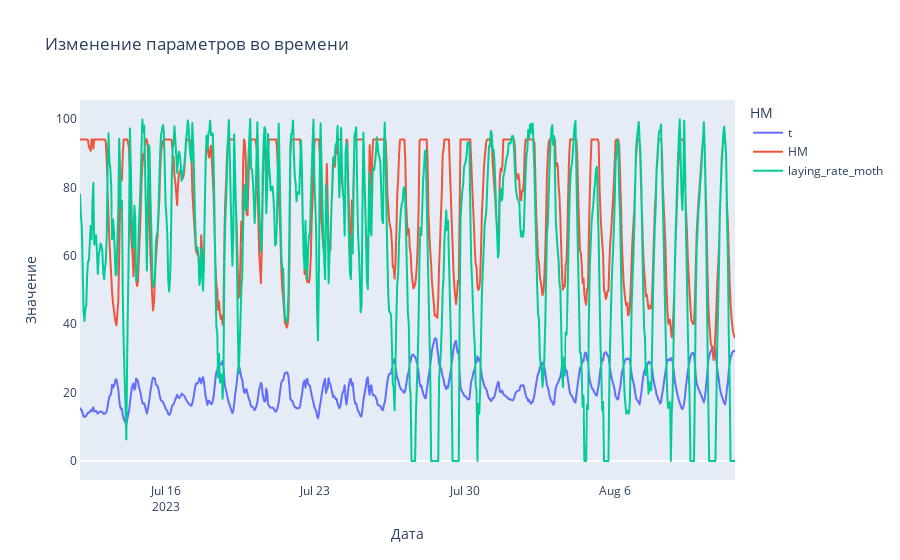

Notebook source saved alongside this figure:
### Code cell
# Построение графика с использованием Plotly Express
fig = px.line(df, x='date', y=[ 't', 'HM', 'laying_rate_moth'], title='Изменение параметров во времени',
              labels={'date': 'laying_rate_moth'},
              line_shape='linear')

# Настройка внешнего вида графика
fig.update_layout(
    xaxis_title='Дата',
    yaxis_title='Значение',
    legend_title_text='HM',
    xaxis=dict(showline=True, showgrid=False),
    yaxis=dict(showline=True, showgrid=False)
)

# Отображение графика
fig.show()

### Figure 1 — Plotly figure (JSON) as saved in the notebook; plotly's stock layout.template omitted (floating-point values rounded to 4 significant figures; data arrays with more than 128 entries replaced by an {"elided": "..."} marker saying what was removed)
{"data": [{"hovertemplate": "variable=t<br>laying_rate_moth=%{x}<br>value=%{y}<extra></extra>", "legendgroup": "t", "line": {"color": "#636efa", "dash": "solid", "shape": "linear"}, "marker": {"symbol": "circle"}, "mode": "lines", "name": "t", "showlegend": true, "type": "scattergl", "x": {"elided": "736 str values"}, "xaxis": "x", "y": {"elided": "736 float values"}, "yaxis": "y"}, {"hovertemplate": "variable=HM<br>laying_rate_moth=%{x}<br>value=%{y}<extra></extra>", "legendgroup": "HM", "line": {"color": "#EF553B", "dash": "solid", "shape": "linear"}, "marker": {"symbol": "circle"}, "mode": "lines", "name": "HM", "showlegend": true, "type": "scattergl", "x": {"elided": "736 str values"}, "xaxis": "x", "y": {"elided": "736 float values"}, "yaxis": "y"}, {"hovertemplate": "variable=laying_rate_moth<br>laying_rate_moth=%{x}<br>value=%{y}<extra></extra>", "legendgroup": "laying_rate_moth", "line": {"color": "#00cc96", "dash": "solid", "shape": "linear"}, "marker": {"symbol": "circle"}, "mode": "lines", "name": "laying_rate_moth", "showlegend": true, "type": "scattergl", "x": {"elided": "736 str values"}, "xaxis": "x", "y": {"elided": "736 float values"}, "yaxis": "y"}], "layout": {"legend": {"title": {"text": "HM"}, "tracegroupgap": 0}, "title": {"text": "Изменение параметров во времени"}, "xaxis": {"anchor": "y", "domain": [0, 1], "showgrid": false, "showline": true, "title": {"text": "Дата"}}, "yaxis": {"anchor": "x", "domain": [0, 1], "showgrid": false, "showline": true, "title": {"text": "Значение"}}}}
